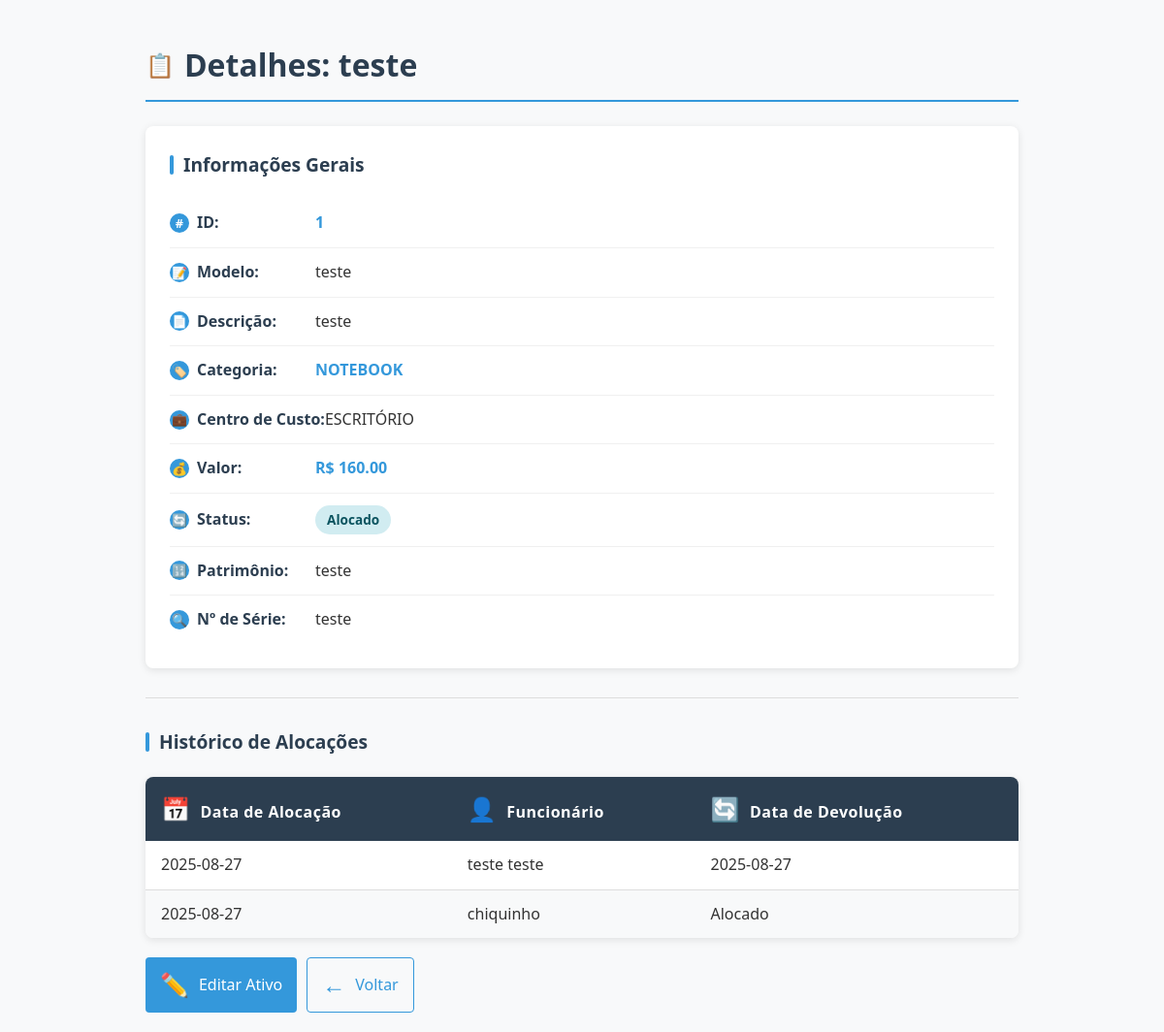
/ativo/1/detalhes (signed in), run on the app's committed database.
### tables this page shows
CREATE TABLE ativos (
                 id INTEGER PRIMARY KEY, nome TEXT NOT NULL, descricao TEXT, categoria_id INTEGER, 
                 centro_custo_id INTEGER, modelo TEXT, valor REAL, numero_serie TEXT, 
                 data_aquisicao DATE, status TEXT DEFAULT 'Disponivel', patrimonio TEXT, 
                 numero_chip TEXT, imei1 TEXT, imei2 TEXT,
                 FOREIGN KEY (categoria_id) REFERENCES categorias(id),
                 FOREIGN KEY (centro_custo_id) REFERENCES centros_custo(id));

CREATE TABLE categorias (id INTEGER PRIMARY KEY, nome TEXT NOT NULL UNIQUE);

CREATE TABLE centros_custo (id INTEGER PRIMARY KEY, nome TEXT NOT NULL UNIQUE);

CREATE TABLE historico_alocacoes (id INTEGER PRIMARY KEY, ativo_id INTEGER, funcionario_nome TEXT, data_alocacao DATE, data_devolucao DATE,
                 FOREIGN KEY (ativo_id) REFERENCES ativos(id));

### gestor_ativos_ti.py (the view)
@app.route('/ativo/<int:id>/detalhes')
@login_required
def detalhes_ativo(id):
    ativo_query = "SELECT a.*, cat.nome as categoria, cc.nome as centro_custo FROM ativos a LEFT JOIN categorias cat ON a.categoria_id = cat.id LEFT JOIN centros_custo cc ON a.centro_custo_id = cc.id WHERE a.id = ?"
    historico_query = "SELECT * FROM historico_alocacoes WHERE ativo_id = ? ORDER BY data_alocacao DESC"
    return render_template('detalhes_ativo.html', ativo=db_query(ativo_query, (id,), fetchone=True), historico=db_query(historico_query, (id,)))

### gestor_ativos_ti.py (called while the page is built)
@login_manager.user_loader
def load_user(user_id):
    conn = sqlite3.connect('ativos_ti.db')
    c = conn.cursor()
    c.execute("SELECT id, nome FROM usuarios WHERE id = ?", (user_id,))
    user_data = c.fetchone()
    conn.close()
    if user_data:
        return User(id=user_data[0], nome=user_data[1])
    return None

def db_query(query, params=(), fetchone=False, commit=False):
    conn = sqlite3.connect('ativos_ti.db')
    conn.row_factory = sqlite3.Row
    c = conn.cursor()
    c.execute(query, params)
    result = c.fetchone() if fetchone else c.fetchall()
    if commit:
        conn.commit()
    conn.close()
    return result

### templates/detalhes_ativo.html (shortened to what this page needs)
<!DOCTYPE html>
<html>
<head>
</head>
<body>
    <h1><span class="icon">📋</span>Detalhes: {{ ativo.nome }}</h1>
    <div class="details">
        <div class="section-title">Informações Gerais</div>
        <div class="info-row">
            <div class="info-label">
                <span class="label-icon">#</span>ID:
            </div>
            <div class="info-value highlight-field">{{ ativo.id }}</div>
        </div>
        <div class="info-row">
            <div class="info-label">
                <span class="label-icon">📝</span>Modelo:
            </div>
            <div class="info-value">{{ ativo.modelo or 'N/A' }}</div>
        </div>
        <div class="info-row">
            <div class="info-label">
                <span class="label-icon">📄</span>Descrição:
            </div>
            <div class="info-value">{{ ativo.descricao or 'N/A' }}</div>
        </div>
        <div class="info-row">
            <div class="info-label">
                <span class="label-icon">🏷️</span>Categoria:
            </div>
            <div class="info-value highlight-field">{{ ativo.categoria }}</div>
        </div>
        <div class="info-row">
            <div class="info-label">
                <span class="label-icon">💼</span>Centro de Custo:
            </div>
            <div class="info-value">{{ ativo.centro_custo or 'N/A' }}</div>
        </div>
        <div class="info-row">
            <div class="info-label">
                <span class="label-icon">💰</span>Valor:
            </div>
            <div class="info-value highlight-field">R$ {{ "%.2f"|format(ativo.valor|float) if ativo.valor else 'N/A' }}</div>
        </div>
        <div class="info-row">
            <div class="info-label">
                <span class="label-icon">🔄</span>Status:
            </div>
            <div class="info-value">
                <span class="status-badge status-{{ ativo.status|lower|replace(' ', '-') }}">{{ ativo.status }}</span>
            </div>
        </div>
        <div class="info-row">
            <div class="info-label">
                <span class="label-icon">🔢</span>Patrimônio:
            </div>
            <div class="info-value">{{ ativo.patrimonio or 'N/A' }}</div>
        </div>
        <div class="info-row">
            <div class="info-label">
                <span class="label-icon">🔍</span>Nº de Série:
            </div>
            <div class="info-value">{{ ativo.numero_serie or 'N/A' }}</div>
        </div>
    </div>
    <hr>
    <div class="section-title">Histórico de Alocações</div>
    <table>
        <thead>
            <tr>
                <th><span class="icon">📅</span>Data de Alocação</th>
                <th><span class="icon">👤</span>Funcionário</th>
                <th><span class="icon">🔄</span>Data de Devolução</th>
            </tr>
        </thead>
        <tbody>
        {% for registro in historico %}
            <tr>
                <td>{{ registro.data_alocacao }}</td>
                <td>{{ registro.funcionario_nome }}</td>
                <td>{{ registro.data_devolucao or 'Alocado' }}</td>
            </tr>
        {% else %}
            <tr>
                <td colspan="3" class="empty-state">Nenhum histórico de alocação para este ativo.</td>
            </tr>
        {% endfor %}
        </tbody>
    </table>
    <div class="action-buttons">
        <a href="{{ url_for('editar_ativo', id=ativo.id) }}" class="action-button edit-button">
            <span class="icon">✏️</span>Editar Ativo
        </a>
        <a href="{{ url_for('index') }}" class="action-button back-button">
            <span class="icon">←</span>Voltar
        </a>
    </div>
</body>
</html>

### templates/detalhes_ativo.html (style rules this page uses)
:root { --primary-color: #2c3e50; --secondary-color: #3498db; --accent-color: #e74c3c; --light-bg: #f8f9fa; --border-color: #ddd; --hover-color: #e9ecef; --text-color: #333; --shadow: 0 2px 8px rgba(0, 0, 0, 0.1); --success-color: #28a745; --warning-color: #f39c12; --danger-color: #e74c3c; }
body { font-family: 'Segoe UI', Tahoma, Geneva, Verdana, sans-serif; background-color: var(--light-bg); color: var(--text-color); padding: 20px; line-height: 1.6; max-width: 900px; margin: 0 auto; }
h1 { color: var(--primary-color); margin-bottom: 25px; padding-bottom: 10px; border-bottom: 2px solid var(--secondary-color); display: flex; align-items: center; }
.icon { margin-right: 10px; font-size: 1.5rem; }
.details { background-color: white; border-radius: 8px; padding: 25px; margin-bottom: 30px; box-shadow: var(--shadow); animation: fadeIn 0.5s ease-in-out; }
.info-row { display: flex; align-items: center; padding: 12px 0; border-bottom: 1px solid #f0f0f0; transition: background-color 0.3s; }
.info-row:last-child { border-bottom: none; }
.info-label { font-weight: 600; color: var(--primary-color); min-width: 150px; display: flex; align-items: center; }
.info-value { flex: 1; }
.section-title { display: flex; align-items: center; margin-bottom: 20px; color: var(--primary-color); font-size: 1.2rem; font-weight: 600; }
.section-title::before { content: ''; display: inline-block; width: 4px; height: 20px; background-color: var(--secondary-color); margin-right: 10px; border-radius: 2px; }
hr { border: none; height: 1px; background-color: var(--border-color); margin: 30px 0; }
table { border-collapse: collapse; width: 100%; background-color: white; border-radius: 8px; overflow: hidden; box-shadow: var(--shadow); }
th { background-color: var(--primary-color); color: white; padding: 14px 16px; text-align: left; font-weight: 600; letter-spacing: 0.5px; }
td { border-bottom: 1px solid var(--border-color); padding: 12px 16px; vertical-align: middle; }
tr:nth-child(even) { background-color: var(--light-bg); }
tr:last-child td { border-bottom: none; }
.status-badge { display: inline-block; padding: 4px 12px; border-radius: 20px; font-size: 0.85rem; font-weight: 600; }
.status-alocado { background-color: #d1ecf1; color: #0c5460; }
.highlight-field { font-weight: 600; color: var(--secondary-color); }
.label-icon { width: 20px; height: 20px; display: inline-flex; align-items: center; justify-content: center; background-color: var(--secondary-color); color: white; border-radius: 50%; margin-right: 8px; font-size: 0.8rem; }
.action-buttons { display: flex; gap: 10px; margin-top: 20px; }
.action-button { padding: 8px 15px; border-radius: 4px; text-decoration: none; font-weight: 500; transition: all 0.3s; display: inline-flex; align-items: center; }
.edit-button { background-color: var(--secondary-color); color: white; }
.back-button { background-color: transparent; color: var(--secondary-color); border: 1px solid var(--secondary-color); }

### data on the page
ativos: nome "teste", id "1", modelo "teste", descricao "teste", valor "160.00", status "Alocado", patrimonio "teste", numero_serie "teste"
categorias: categoria "NOTEBOOK"
centros_custo: nome "ESCRITÓRIO"
historico_alocacoes: data_alocacao "2025-08-27", funcionario_nome "teste teste", data_devolucao "2025-08-27"
historico_alocacoes: data_alocacao "2025-08-27", funcionario_nome "chiquinho", data_devolucao "Alocado"
